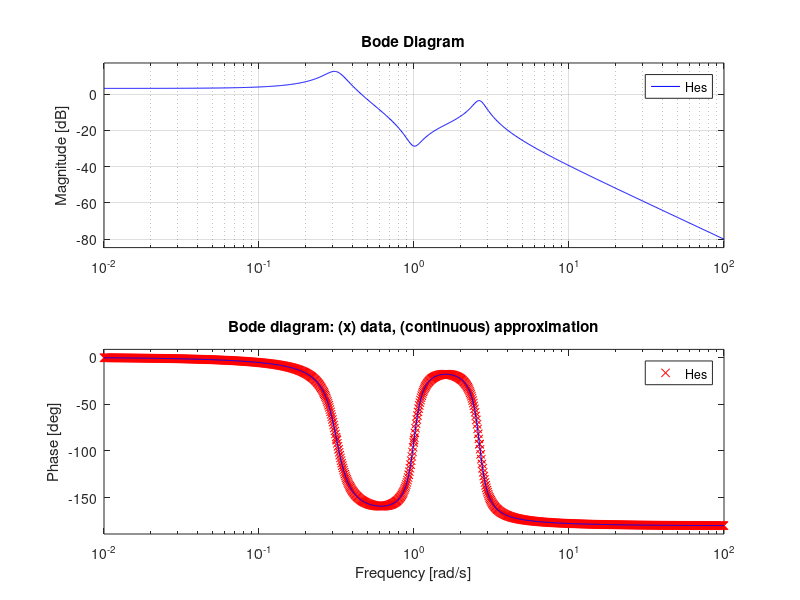

Write the MATLAB code that produced this figure.
% Example of Levi's approximation
% (frequency domain modelling)

% a simple test case -----------------
num=[1 0.2 1];
den1=[1 0.1 0.1];
den2=[1 0.5 7];
den=conv(den1,den2);
Ho=tf(num,den);

w=logspace(-1,1,100);

%frequency-domain response
Hm=freqresp(Ho,w); 
Hm=squeeze(Hm)';  % "measured" data to be fitted

%error function

erf=@(x)sum(abs((Hm.*((j*w).^4+x(1)*(j*w).^3+x(2)*(j*w).^2+x(3)*(j*w)+x(4)))...
    -(x(5)*(j*w).^2+x(6)*(j*w)+x(7))).^2);
[x,fiterr]=fminsearch(erf,ones(7,1));

esnum=[x(5) -x(6) x(7)];
esden=[1 -x(1) x(2) -x(3) x(4)];
Hes=tf(esnum,esden);

%figure(1)
bode(Ho,'rx'); hold on;
bode(Hes,'b');
grid
title('Bode diagram: (x) data, (continuous) approximation');
